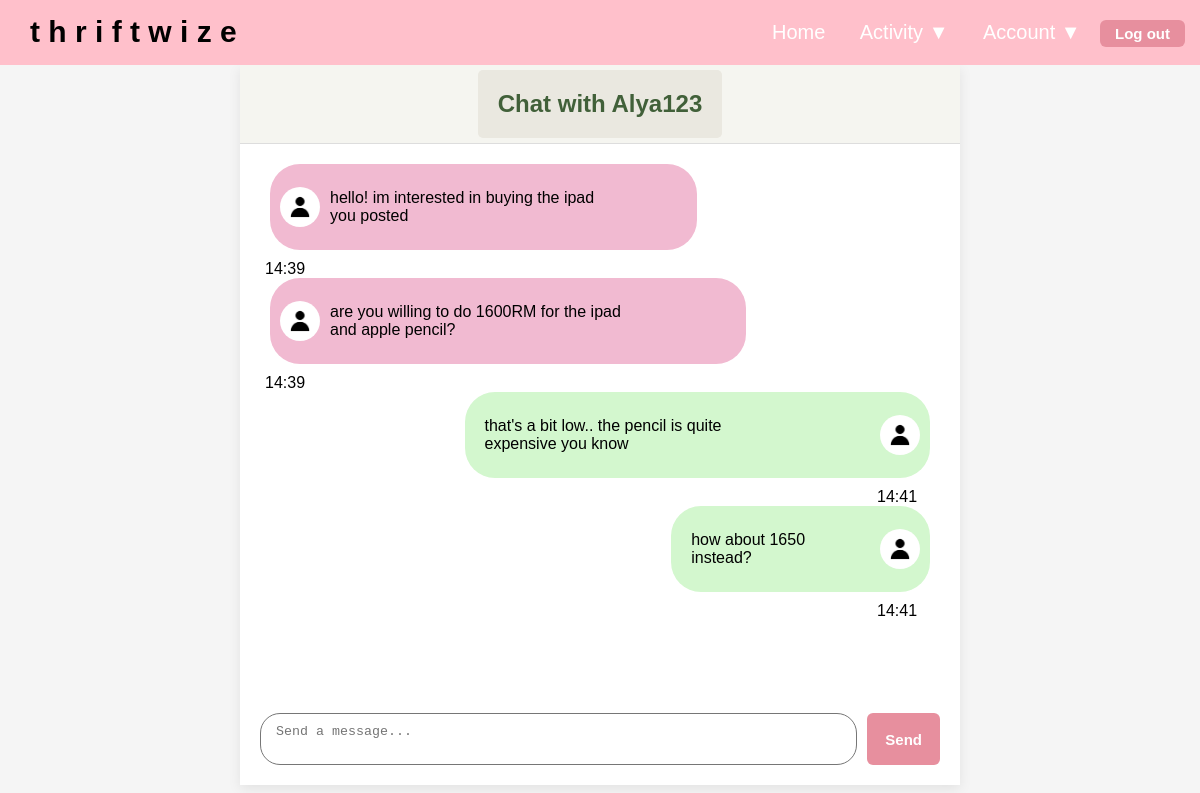
The app's page /messages/chat/3 (signed in) with its own data.
### models/user.py (models this page shows, shortened)
class User(db.Model, UserMixin):
    id = db.Column(db.Integer, primary_key=True)
    username = db.Column(db.String(80), nullable=False, unique=True)
    email = db.Column(db.String(120), nullable=False, unique=True)
    password_hash = db.Column(db.String(200), nullable=False)
    bio = db.Column(db.Text, default="")
    profile_pic = db.Column(db.String(200), default="default.jpg")
    role = db.Column(db.String(50), default='user')
    status = db.Column(db.String(50), default='active')
    sent_messages = db.relationship(
    'ChatMessage',
    foreign_keys='ChatMessage.sender_id',
    back_populates='sender'
)
    received_messages = db.relationship(
        'ChatMessage',
        foreign_keys='ChatMessage.receiver_id',
        back_populates='receiver'
    )

### models/message_model.py (models this page shows)
class ChatMessage(db.Model):
    id = db.Column(db.Integer, primary_key=True)
    sender_id = db.Column(db.Integer, db.ForeignKey('user.id'), nullable=False)
    receiver_id = db.Column(db.Integer, db.ForeignKey('user.id'), nullable=False)
    body = db.Column(db.Text, nullable=False)
    timestamp = db.Column(db.DateTime, default=datetime.utcnow)
    is_read = db.Column(db.Boolean, default=False)
    sender = db.relationship(
        'User',
        foreign_keys=[sender_id],
        back_populates='sent_messages'
    )
    receiver = db.relationship(
        'User',
        foreign_keys=[receiver_id],
        back_populates='received_messages'
    )

### blueprints/messages.py (the view, shortened to what this page needs)
@messages.route('/chat/<int:user_id>', methods=['GET', 'POST'])
@login_required
def chat(user_id):
    other_user = User.query.get_or_404(user_id)
    messages = ChatMessage.query.filter(
        ((ChatMessage.sender_id == current_user.id) & (ChatMessage.receiver_id == user_id)) |
        ((ChatMessage.sender_id == user_id) & (ChatMessage.receiver_id == current_user.id))
    ).order_by(ChatMessage.timestamp.asc()).all()
    return render_template('messages/chat.html', messages=messages ,other_user=other_user)

### templates/messages/chat.html (shortened to what this page needs)
{% extends 'base.html' %}
{% block body %}
<div class="wrapper-message">
    <div class="chat-header">
        <h2><a href="{{ url_for('user.profile', user_id=other_user.id) }}">Chat with {{ other_user.username }}</a></h2>
    </div>
    <div class="message-scroll-area" id="message-window">
        {% for msg in messages %}
            {% if msg.sender_id == current_user.id %}
                <div class="message-outgoing">
                    <p>{{ msg.body }}</p>
                    {% if current_user.profile_pic %}
                        <img src="{{ url_for('static', filename='profile_pics/' + current_user.profile_pic, t=time_now) }}" class="outgoing-pfp">
                    {% else %}
                        <img src="{{ url_for('static', filename='profile_pics/default.jpg', t=time_now) }}" class="outgoing-pfp">
                    {% endif %}
                </div>
                <span class="time-outgoing">{{ msg.timestamp.strftime('%H:%M') }}</span>
            {% else %}
                <div class="message-incoming">
                    {% if other_user.profile_pic %}
                        <img src="{{ url_for('static', filename='profile_pics/' + other_user.profile_pic, t=time_now) }}" class="incoming-pfp">
                    {% else %}
                        <img src="{{ url_for('static', filename='profile_pics/default.jpg', t=time_now) }}" class="incoming-pfp">
                    {% endif %}
                    <p>{{ msg.body }}</p>
                </div>
                <span class="time-incoming">{{ msg.timestamp.strftime('%H:%M') }}</span>
            {% endif %}
        {% endfor %}
    </div>
    <div class="chat-footer">
        <form method="POST">
            <textarea
            name="text"
            id="text"
            class="message-bar"
            placeholder="Send a message..."
            required
            ></textarea>
            <button type="submit" class="btn1">Send</button>
        </form>
    </div>
</div>
{% endblock %}

### static/css/main.css (style rules this page uses)
body { margin: 0; padding: 0; box-sizing: border-box; height: 100vh; flex-direction: column; position: relative; font-family: Arial, sans-serif; background-color: #ffffff; }
* { margin: 0; padding: 0; box-sizing: border-box; }
h2 { text-align: center; margin-bottom: 20px; color: #416039; background-color: #eae8e0; background-size: auto; padding: 10px 20px; border-radius: 5px; display: inline-block; }

### static/css/account.css (style rules this page uses)
img { width: 200px; height: 200px; border-radius: 50%; display: block; margin-left: auto; }
.btn1 { padding: 10px 18px; background-color: rgb(231, 143, 158); color: white; border-radius: 6px; font-weight: bold; text-decoration: none; transition: background-color 0.2s ease, transform 0.15s ease; border: none; cursor: pointer; display: inline-block; font-size: 15px; }

### static/css/message.css (style rules this page uses)
.message-incoming { display: flex; align-items: center; border-radius: 30px; background-color: rgb(241, 186, 209); padding: 10px; text-align: left; margin-bottom: 10px; margin-left: 10px; width: fit-content; max-width: 70%; margin-right: auto; justify-content: flex-start; }
.message-outgoing { display: flex; align-items: center; border-radius: 30px; background-color: rgb(211, 247, 206); padding: 10px; text-align: left; margin-bottom: 10px; margin-right: 10px; width: fit-content; max-width: 70%; margin-left: auto; justify-content: flex-start; }
.outgoing-pfp { width: 40px; height: 40px; border-radius: 50%; object-fit: cover; flex-shrink: 0; margin-right: 0; }
.incoming-pfp { width: 40px; height: 40px; border-radius: 50%; object-fit: cover; flex-shrink: 0; margin-left: 0; }
.time-incoming { margin-right: 90%; padding: 5px; }
.time-outgoing { margin-left: 90%; padding: 5px; }
.wrapper-message { display: flex; flex-direction: column; height: 90vh; flex-grow: 1; overflow: hidden; width: 60%; margin-left: auto; margin-right: auto; background: #ffffff; box-shadow: 0 4px 12px rgba(0, 0, 0, 0.08); flex-grow: 1; }
.chat-header { background-color: #f5f5f0; padding: 5px; text-align: center; border-bottom: 1px solid #ddd; }
.chat-header a { text-decoration: none; color: inherit; }
.wrapper-message h2 { flex-shrink: 0; margin: 0; padding: 20px; }
.message-scroll-area { flex-grow: 1; overflow-y: auto; padding: 20px; background-color: white; }
.wrapper-message form { flex-shrink: 0; padding: 20px; display: flex; gap: 10px; }
.message-bar { flex-grow: 1; min-height: 30px; height: auto; padding: 10px 15px; border-radius: 20px; word-wrap: break-word; white-space: pre-wrap; resize: none; }
.message-outgoing p, .message-incoming p { max-width: 70%; word-wrap: break-word; overflow-wrap: break-word; padding: 10px; border-radius: 15px; margin: 5px 0; }

### static/css/base.css (style rules this page uses)
body { font-family: Arial, sans-serif; background-color: #f5f6f8; margin: 0; padding: 0; }
a { text-decoration: none; color: #2c7be5; }

### static/css/itemdetail.css (style rules this page uses)
body { font-family: Arial, sans-serif; background-color: #f5f5f5; margin: 0; }

### records on screen
User: username "Alya123"
ChatMessage: profile_pic (placeholder picture), body "hello! im interested in buying the ipad you posted", timestamp "14:39"
ChatMessage: profile_pic (placeholder picture), body "are you willing to do 1600RM for the ipad and apple pencil?", timestamp "14:39"
ChatMessage: body "that's a bit low.. the pencil is quite expensive you know", profile_pic (placeholder picture), timestamp "14:41"
ChatMessage: body "how about 1650 instead?", profile_pic (placeholder picture), timestamp "14:41"
